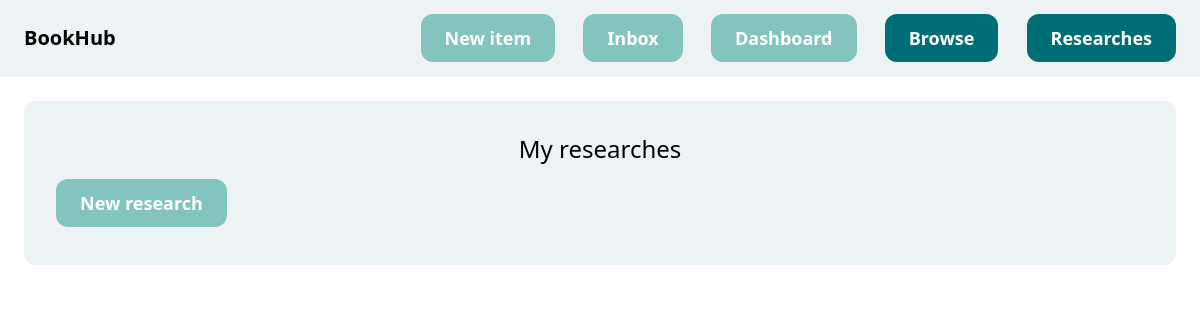
The page /user_past_queries/ (signed in) on the database as committed earlier.
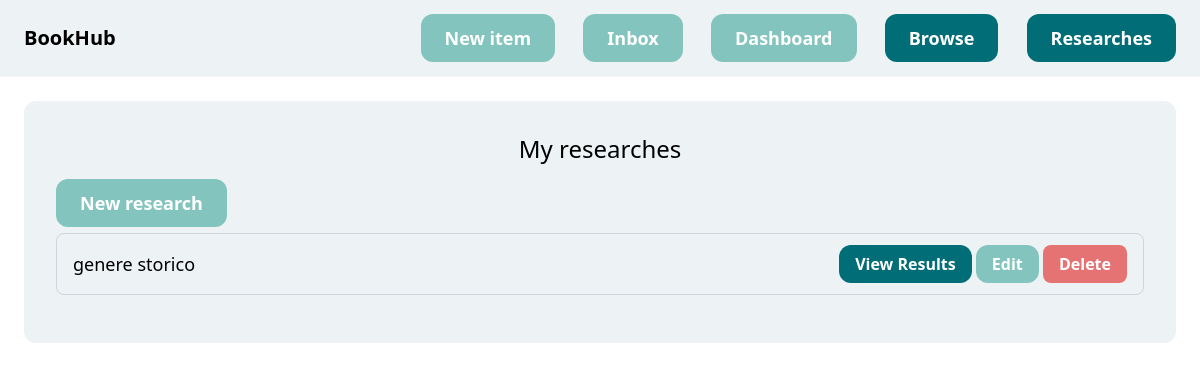
The same page on the database as committed later.
### marketplace/models.py (models this page shows, shortened)
class UserQuery(models.Model):
    name = models.CharField(max_length=255, blank=True, null=True)
    user = models.ForeignKey(User, on_delete=models.CASCADE)
    genre = models.ForeignKey(Genre, related_name='user_queries', on_delete=models.CASCADE, blank=True, null=True)
    title = models.CharField(max_length=255, blank=True, null=True)
    author = models.CharField(max_length=255, blank=True, null=True)
    description = models.TextField(blank=True, null=True)
    format = models.ForeignKey(Format, related_name='user_queries', on_delete=models.CASCADE, blank=True, null=True)
    language = models.ForeignKey(Language, related_name='user_queries', on_delete=models.CASCADE, blank=True, null=True)
    number_of_pages = models.FloatField(default=0.0, blank=True, null=True)
    cover_color = models.ForeignKey(CoverColor, related_name='user_queries', on_delete=models.CASCADE, blank=True,
                                    null=True)
    min_price = models.FloatField(blank=True, null=True)
    max_price = models.FloatField(blank=True, null=True)
    created_at = models.DateTimeField(auto_now_add=True)
    results = models.ManyToManyField(Item, blank=True)  # store query results

### marketplace/views.py (the view)
# urls.py: path('user_past_queries/', past_researches, name='past_researches'),
@login_required
def past_researches(request):
    past_queries = UserQuery.objects.filter(user=request.user)
    return render(request, 'marketplace/researches_list.html', {'past_queries': past_queries})

### marketplace/templates/marketplace/researches_list.html (shortened to what this page needs)
{% extends 'core/base.html' %}
{% block content %}
<div class="research-container rounded-xl">
    <h2 class="mb-6 text-2xl text-center">My researches</h2>
    <div class="mb-4">
        <a href="{% url 'new_research' %}" class="new-research-btn px-6 py-3 text-lg font-semibold bg-accent text-white rounded-xl hover:bg-[#71a9a1]">New research</a>
    </div>
    {% for query in past_queries %}
        <div class="query-box p-4 border border-gray-300 rounded-lg flex justify-between items-center">
            <span class="text-lg">{{ query.name }}</span>
            <div>
                <a href="{% url 'results' query.id %}" class="px-4 py-2 bg-main text-white font-semibold rounded-xl hover:bg-[#005662]">View Results</a>
                <a href="{% url 'edit' query.id %}" class="px-4 py-2 bg-accent text-white font-semibold rounded-xl hover:bg-[#71a9a1]">Edit</a>
                <a href="{% url 'delete' query.id %}" class="px-4 py-2 bg-[#e57373] text-white font-semibold rounded-lg hover:bg-[#ef9a9a]">Delete</a>
            </div>
        </div>
    {% endfor %}
</div>
{% endblock %}

Rows that differ between the two databases and show on the page:
added UserQuery: name "genere storico"
